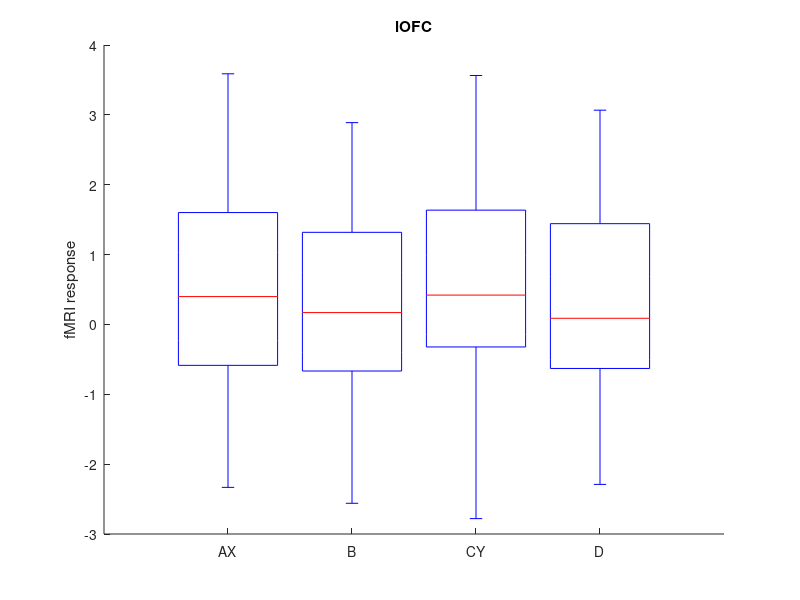
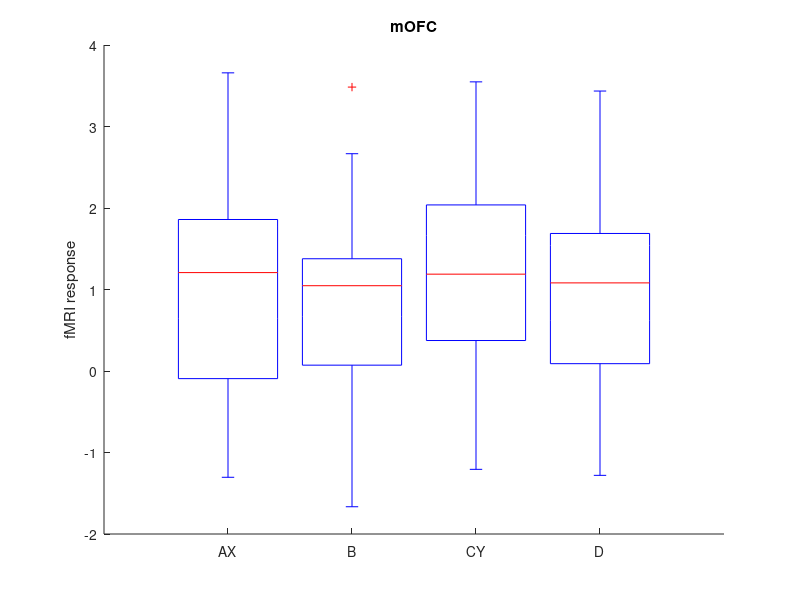

MATLAB code to generate these figures, in order:
% this script averages signal strength of the univariate contrast for compound versus signal from the lOFC and mOFC ROI
    % tests for compound effects and interaction

clearvars

%%%%%%%%%%%%%%%%%%%%%%%%%%%%%%%%%%%%%%%%%%%%%%%%%%%

fname = load('fMRIdata_ROI_univar_compoundsingle.mat'); 
data= fname.data; % voxelwise values for each ROI

nsubs = length(data);
nroi = length(fname.roifile);

for r = 1:nroi
    for cond=1:4 %4 conditions: AX, B, CY, D 
        for s=1:nsubs
            res(s,cond,r) = mean(data{s,r}(cond,:));
        end   
    end
    figure, 
    ah = axes;
    y = res(:,:,r);
    x = [1:4];
    hold on
    boxplot(y);
    ylabel('fMRI response')
    title(strrep(fname.roifile{r}, '_', ' '));
    set(ah, 'xtick', x, 'xticklabel', {'AX', 'B', 'CY','D'})
    
end


%% lOFC
% AX vs B
[h,p,ci,stats] = ttest(res(:,1,1),res(:,2,1))
% %CY vs D
[h,p,ci,stats] = ttest(res(:,3,1),res(:,4,1))
% %Interaction
 [h,p,ci,stats] = ttest((res(:,1,1)-res(:,2,1)),(res(:,3,1)-res(:,4,1)))


%% mOFC
% AX vs B
[h,p,ci,stats] = ttest(res(:,1,2),res(:,2,2))
% %CY vs D
[h,p,ci,stats] = ttest(res(:,3,2),res(:,4,2))
% %Interaction
 [h,p,ci,stats] = ttest((res(:,1,2)-res(:,2,2)),(res(:,3,2)-res(:,4,2)))

